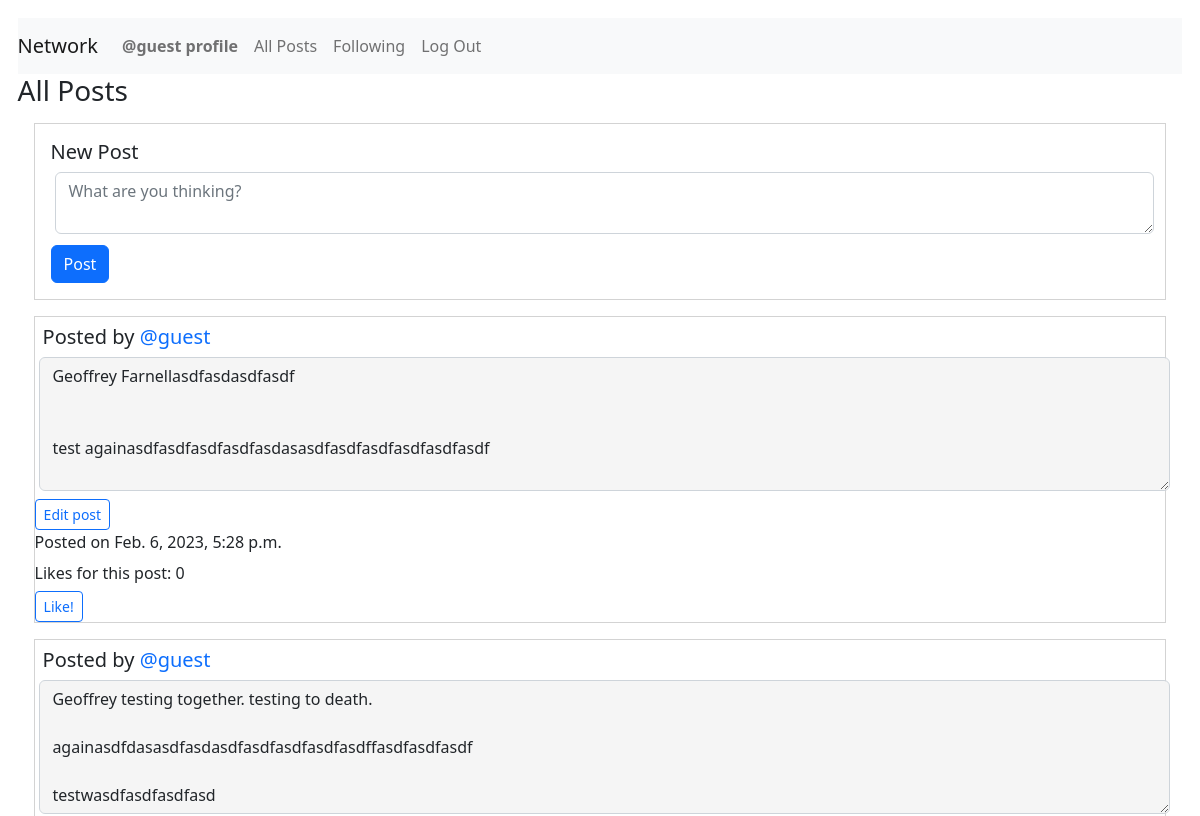
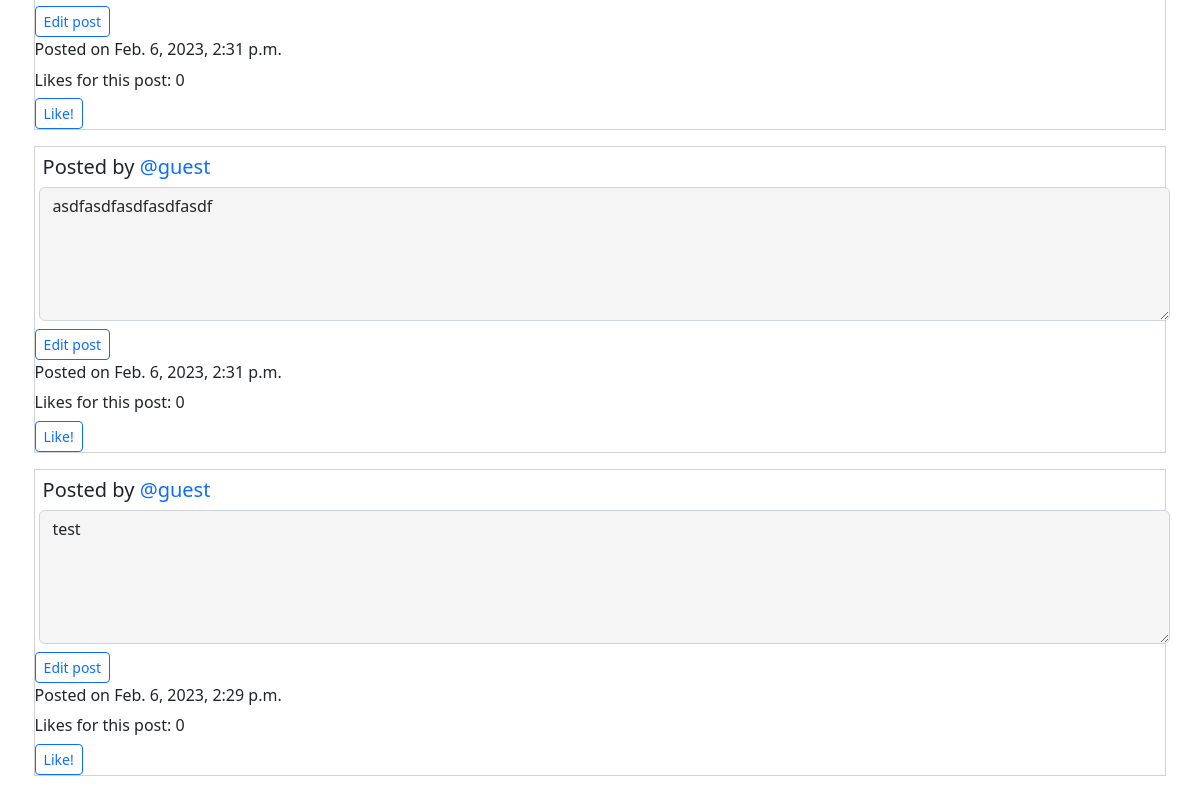
Page /allPosts (signed in, upper part) on the earlier database version (2 pictures, top to bottom).
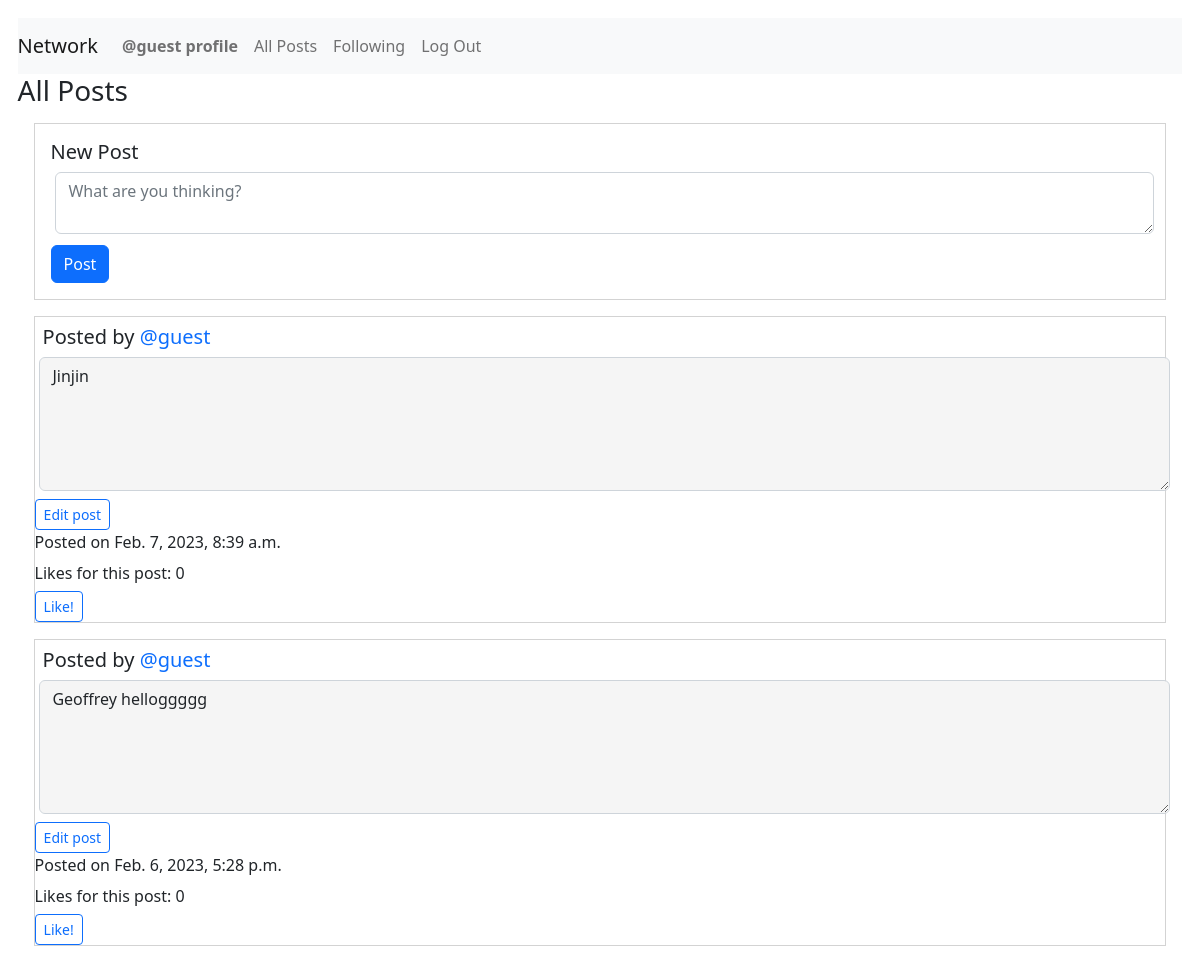
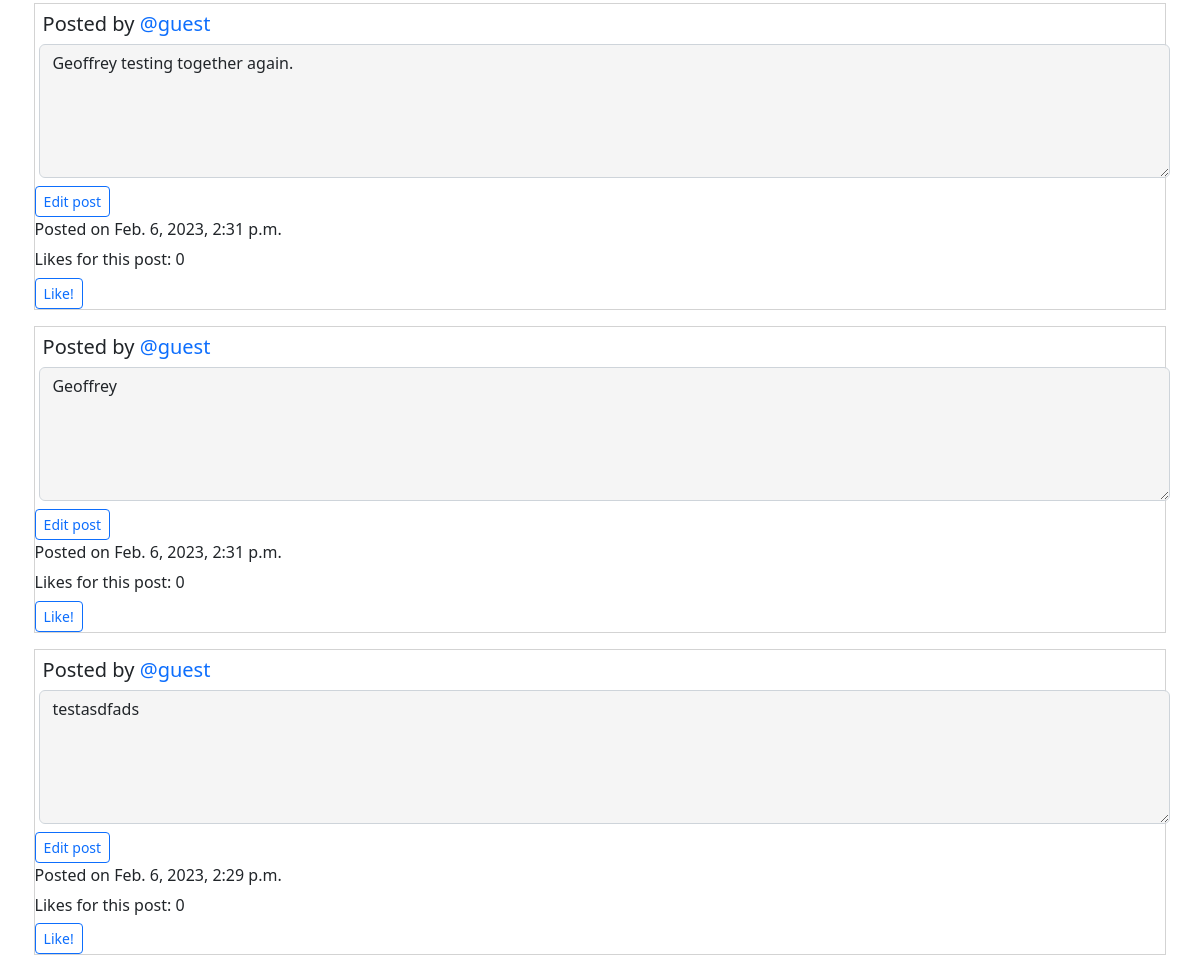
Same page on the later database version (2 pictures, top to bottom).
### network/models.py (models this page shows, shortened)
class Posts(models.Model):
    creator = models.ForeignKey(
        User, on_delete=models.PROTECT, related_name="get_creator", blank=False)
    content = models.TextField(max_length=600)
    createdDate = models.DateTimeField(auto_now_add=True)
    likedUser = models.ManyToManyField(
        User, blank=True, related_name="get_liked_users")
    numberLikes = models.IntegerField(blank=True, default=0)

class User(AbstractUser):
    pass

### network/views.py (the view)
# urls.py: path("allPosts", views.djangoAllPosts, name="djangoAllPosts"),
@login_required
def djangoAllPosts(request):
    print("In DjangoAllPosts")
    postings = Posts.objects.filter().order_by('-createdDate')
    return render(request, "network/allPosts.html", {"postings": postings})

### network/templates/network/allPosts.html (shortened to what this page needs)
{% extends "network/layout.html" %}
{% load static %}
{% block body %}
<div id="post-view">
    <h3>All Posts</h3>
    <div id="posty">
        <form id="post-form" action="{% url 'saveDjangoNewPost' %}" method="post">
            <h5>New Post</h5>
            <textarea class="form-control" id="post-body" placeholder="What are you thinking?"
                name="postContent"></textarea>
            <input type="submit" id="post-button" class="btn btn-primary" value="Post" />
        </form>
    </div>
    {% for post in postings %}
    <div id="allPostings">
        <div class="post{{forloop.counter0}}">
            <h5 class="creator">Posted by <a
                    href="{% url 'getProfile' post.creator.username %}">{{post.creator.username}}</a></h5><textarea
                class="form-control content{{forloop.counter0}}" id="readonlyContent{{forloop.counter0}}" rows="5"
                readonly="true">{{post.content}}</textarea>
            {% if post.creator.username == user.username %}
            <button class="btn btn-sm btn-outline-primary edit{{forloop.counter0}}" id="editButton{{forloop.counter0}}"
                onclick="editPost('{{post.id}}')">Edit
                post</button>
            {% endif %}
            <p class="timestamp{{forloop.counter0}}">Posted on {{post.createdDate}}</p>
            <p class="numberLikes{{forloop.counter0}}">Likes for this post: {{post.numberLikes}}</p>
            <button class="btn btn-sm btn-outline-primary likeButton{{forloop.counter0}}"
                id="likeButton{{forloop.counter0}}"
                onclick="likePost('{{post.id}}, {{post.creator.username}}, {{user.username}}')">Like!</button>
        </div>
    </div>
    {% endfor %}
</div>
{% endblock %}

Differences in the rows shown:
added Posts: creator.username "@guest", content "Jinjin", createdDate "Feb. 7, 2023, 8:39 a.m.", numberLikes "0"
changed Posts: content "Geoffrey Farnellasdfasdasdfasdf test againasdfasdfasdfasdfasdasasdfasdfasdfasdfasdfasdf" → "Geoffrey helloggggg"
changed Posts: content "Geoffrey testing together. testing to death. againasdfdasasdfasdasdfasdfasdfasdfasdffasdfasdfasdf testwasdfasdfasdfasd" → "Geoffrey testing together again."
changed Posts: content "asdfasdfasdfasdfasdf" → "Geoffrey"
changed Posts: content "test" → "testasdfads"
